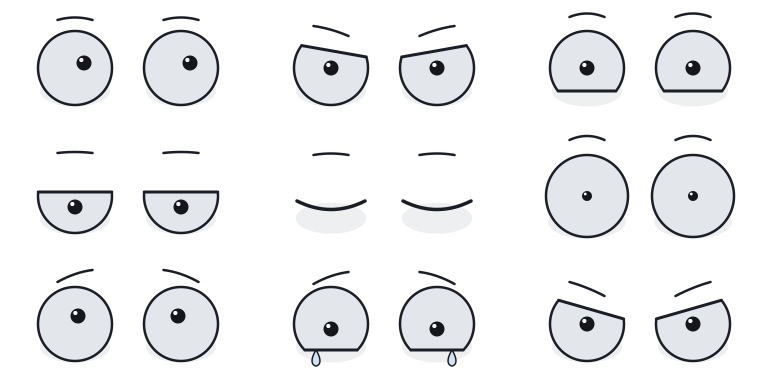
#> input picture assets/texturas/aldeao/olhos.png, 1536 x 768 px, found by its file name (shown at 1/2 size)
$ python comparar_ajuste.py ../../../assets/modelos/aldeao_v2/rosto
#> lines starting #> are read from the running program, lines starting #| are printed output that depends on the picture
### tools/arte/aldeao_v2/desenhar_rosto.py
"""Atlas de expressões do aldeão v2 na direção A1 "Fundos" (aprovada em 29/09/2026): olhos.png, boca.png e
rosto.json no formato do contrato, mais três prévias.

Estilo: olho afundado, sem sobrancelhas; linha de tinta #1B1620 só na pálpebra de cima (grossa no meio, afinando
nas pontas, mais pesada por fora); pálpebra de baixo quase sem linha; esclera branco osso #EDE6D6 com a sombra
da pálpebra no alto; olheira #2B2140 com borda definida por dentro e desfoque só por fora, cobrindo a bolsa;
assimetria (olho direito menor e mais alto, pupilas sem focar no mesmo ponto); tristeza como padrão. Sombreado
sem direção de luz (a luz é do jogo). Cada expressão lê pela silhueta do olho (pálpebras + olheira) a 48 px.

Desenho em 6x, em coordenadas de um rosto de 256 px, e recorto duas janelas: a dos olhos (com a olheira inteira,
desfoque incluído) vira a célula 512x320 (8:5), a da boca vira 256x128 (2:1). Margem transparente de 16 px por
célula, conferida. Olhos 3x3, boca 4x2 (última célula vazia). Índice 0 = padrão.

Uso: uv run desenhar_rosto.py
"""

import json
import math
import random
from pathlib import Path

import numpy as np
from PIL import Image, ImageChops, ImageDraw, ImageFilter, ImageFont

ROOT = Path(__file__).resolve().parents[3]
OUT = ROOT / "assets/modelos/aldeao_v2/rosto"
PREVIEWS = ROOT / "assets/previews/aldeao_v2"
FONT = "/System/Library/Fonts/Supplemental/Arial.ttf"

S = 6  # desenha em 6x
FACE = 256  # o rosto de referência em que tudo é desenhado
MARGIN = 16  # px transparentes por célula (contrato: pelo menos 8)
EYE_CELL, EYE_GRID = (512, 320), (3, 3)
MOUTH_CELL, MOUTH_GRID = (256, 128), (4, 2)
# Janelas no rosto de 256 px que viram as células (mesma proporção das células).
EYE_WINDOW = (24, 78, 232, 208)  # 208 x 130 = 8:5
MOUTH_WINDOW = (110, 170, 174, 202)  # 64 x 32 = 2:1

INK = (27, 22, 32)  # #1B1620
BONE = (237, 230, 214)  # #EDE6D6
SHADOW = (43, 33, 64)  # #2B2140
SKIN = (174, 191, 211)  # só nas prévias
MOUTH_IN = (42, 30, 39)
MOIST = (246, 243, 236)
TWILIGHT = (106, 91, 124)  # #6A5B7C
CAVITY = tuple(round(b * 0.62 + s * 0.38) for b, s in zip(BONE, SHADOW))

# Olhos 30% maiores dentro da mesma célula (pedido de 29/09/2026: o GDD pede olhos enormes); os centros
# aproximam um pouco para caber com a olheira. O direito menor e mais alto.
EYE_SCALE = 1.3
L, R = (88, 124), (168, 118)

EYES = ["aberto", "fechado", "meio_fechado", "arregalado", "feliz", "apertado", "preocupado", "bravo", "lagrima"]
MOUTHS = ["entreaberta", "sorriso", "o", "tensa", "triste", "brava", "dormindo"]
EXPRESSIONS = {
    "distraido": ("aberto", "entreaberta"),
    "esforco": ("apertado", "tensa"),
    "feliz": ("feliz", "sorriso"),
    "sonolento": ("meio_fechado", "entreaberta"),
    "dormindo": ("fechado", "dormindo"),
    "espantado": ("arregalado", "o"),
    "preocupado": ("preocupado", "triste"),
    "chorando": ("lagrima", "triste"),
    "bravo": ("bravo", "brava"),
}


# ---------- traço de tinta ----------

class Noise:
    # [4 lines left out: function __init__, not called in this run]

    def __call__(self, t: float) -> float:
        return sum(a * math.sin(math.tau * f * t + p) for f, p, a in self.parts) / self.total


def sp(points):
    return [(x * S, y * S) for x, y in points]


def disc(draw, center, r, color):
    x, y = center
    draw.ellipse([(x - r) * S, (y - r) * S, (x + r) * S, (y + r) * S], fill=color)


def bezier(p0, p1, p2, n=40):
    return [((1 - t) ** 2 * p0[0] + 2 * (1 - t) * t * p1[0] + t * t * p2[0],
             (1 - t) ** 2 * p0[1] + 2 * (1 - t) * t * p1[1] + t * t * p2[1]) for t in (i / n for i in range(n + 1))]


def arc(p0, p2, apex_y, n=40):
    yc = 2 * apex_y - 0.5 * (p0[1] + p2[1])
    return bezier(p0, ((p0[0] + p2[0]) / 2, yc), p2, n)


# [23 lines left out: function stroke, not called in this run]


def taper(width, outer_weight=0.3):
    return lambda t: width * math.sin(math.pi * t) ** 0.55 * (1 + outer_weight / 2 - outer_weight * t)


# ---------- olho ----------

class Eye:
    """Forma do olho: canto de dentro, canto de fora (caído), arco de cima e de baixo.
    side=+1: olho esquerdo na tela (o canto de dentro fica à direita)."""

    # [237 lines left out: functions __init__, inside, straight_lid, lid, floor, olheira and 7 more, not called in this run]


def cell_from(face: Image.Image, window, cell_size) -> Image.Image:
    x0, y0, x1, y1 = window
    return face.crop((x0 * S, y0 * S, x1 * S, y1 * S)).resize(cell_size, Image.LANCZOS)


# [18 lines left out: function atlas, not called in this run]


# ---------- prévias ----------

def head() -> Image.Image:
    """Esfera sombreada sem direção de luz: pele com vinheta nas bordas."""
    big = FACE * S
    base = Image.new("RGBA", (big, big), (0, 0, 0, 0))
    ImageDraw.Draw(base).ellipse(sp([(18, 12), (238, 248)]), fill=(*SKIN, 255))
    shade = Image.new("L", (big, big), 0)
    sd = ImageDraw.Draw(shade)
    for i in range(10):
        k = i / 10
        sd.ellipse(sp([(18 + 110 * k, 12 + 118 * k), (238 - 110 * k, 248 - 118 * k)]), fill=int(70 * (1 - k)))
    shade = shade.filter(ImageFilter.GaussianBlur(8 * S))
    dark = Image.new("RGBA", (big, big), (*SHADOW, 0))
    dark.putalpha(ImageChops.multiply(shade, base.getchannel("A")))
    base.alpha_composite(dark)
    return base


def face_from_atlas(eyes, mouths, eye_name, mouth_name) -> Image.Image:
    """Monta o rosto a partir das CÉLULAS do atlas (confere o recorte), sobre a esfera, em 256 px."""
    tile = head().resize((FACE, FACE), Image.LANCZOS)
    ew, eh = EYE_CELL
    mw, mh = MOUTH_CELL
    e = EYES.index(eye_name)
    cell = eyes.crop(((e % 3) * ew, (e // 3) * eh, (e % 3 + 1) * ew, (e // 3 + 1) * eh))
    x0, y0, x1, y1 = EYE_WINDOW
    tile.alpha_composite(cell.resize((x1 - x0, y1 - y0), Image.LANCZOS), (x0, y0))
    m = MOUTHS.index(mouth_name)
    cell = mouths.crop(((m % 4) * mw, (m // 4) * mh, (m % 4 + 1) * mw, (m // 4 + 1) * mh))
    x0, y0, x1, y1 = MOUTH_WINDOW
    tile.alpha_composite(cell.resize((x1 - x0, y1 - y0), Image.LANCZOS), (x0, y0))
    return tile


def twilight(tile: Image.Image) -> Image.Image:
    rgb = ImageChops.multiply(tile.convert("RGB"), Image.new("RGB", tile.size, TWILIGHT))
    return Image.merge("RGBA", (*rgb.split(), tile.getchannel("A")))


# [54 lines left out: functions previews, main, not called in this run]


# [2 lines that do not run on import are left out]

### tools/arte/aldeao_v2/comparar_ajuste.py
"""Compara o atlas de antes e o de depois do ajuste de feliz, preocupado e bravo (29/09/2026): cada expressão em
96 px sobre a esfera, multiplicada pelo roxo do crepúsculo (#6A5B7C), antes em cima e depois embaixo.

Uso: uv run comparar_ajuste.py <pasta_com_olhos_e_boca_de_antes>
"""

import sys
from pathlib import Path

from PIL import Image, ImageDraw, ImageFont

from desenhar_rosto import EXPRESSIONS, FONT, INK, OUT, PREVIEWS, ROOT, face_from_atlas, twilight

SIZE = 96
KINDS = ["feliz", "preocupado", "bravo"]


def main() -> None:
    before_dir = Path(sys.argv[1])
    sets = [("antes", Image.open(before_dir / "olhos.png"), Image.open(before_dir / "boca.png")),
            ("depois", Image.open(OUT / "olhos.png"), Image.open(OUT / "boca.png"))]
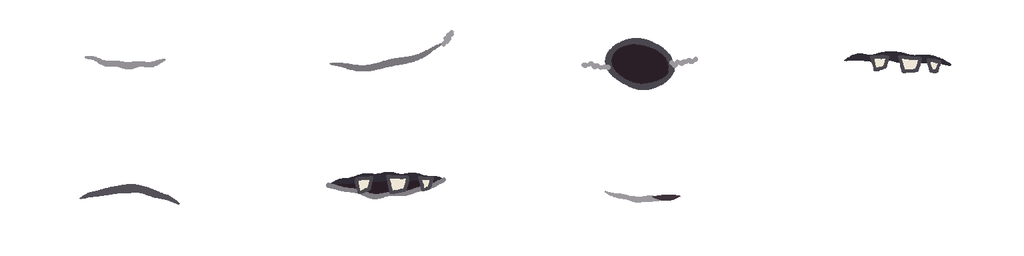
#> input picture assets/modelos/aldeao_v2/rosto/boca.png, 1024 x 256 px
    font = ImageFont.truetype(FONT, 15)
    gap, label_w = 12, 70
    sheet = Image.new("RGBA", (label_w + (SIZE + gap) * len(KINDS) + gap, (SIZE + gap) * 2 + gap + 22), (58, 50, 70, 255))
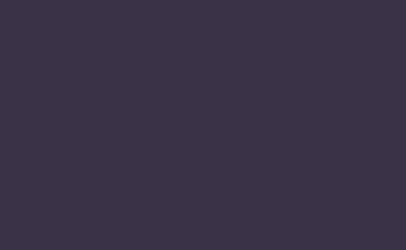
#> sheet: PIL image 406x250 RGBA; mean R, G, B, A 58, 50, 70, 255
    d = ImageDraw.Draw(sheet)
    for c, kind in enumerate(KINDS):
        d.text((label_w + gap + c * (SIZE + gap), 4), kind, fill=(220, 214, 226), font=font)
    for r, (label, eyes, mouths) in enumerate(sets):
        y = 22 + gap + r * (SIZE + gap)
        d.text((8, y + SIZE // 2 - 8), label, fill=(220, 214, 226), font=font)
        for c, kind in enumerate(KINDS):
            e, m = EXPRESSIONS[kind]
            tile = face_from_atlas(eyes, mouths, e, m).resize((SIZE, SIZE), Image.LANCZOS)
            sheet.alpha_composite(twilight(tile), (label_w + gap + c * (SIZE + gap), y))
#> this loop made 2 passes
#> (r, label, y) on passes 1 to 2: (0, 'antes', 34), (1, 'depois', 142)
#> pass 1, in head, `shade = shade.filter(ImageFilter.GaussianBlur(8 * S))`:
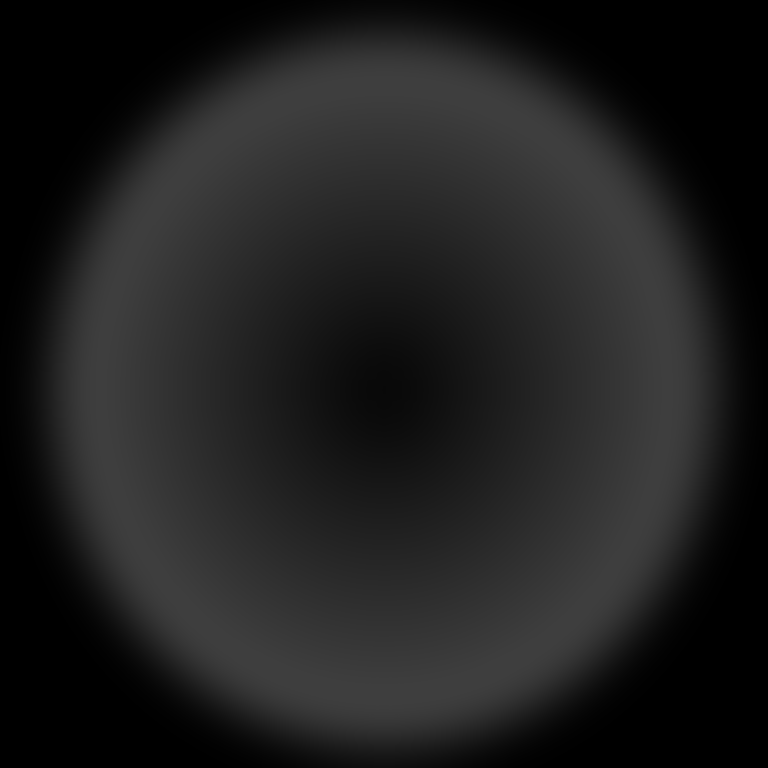
#> shade: PIL image 1536x1536 L (shown at 1/2 size); min 0, max 62, mean 31.1
#> after the loop:
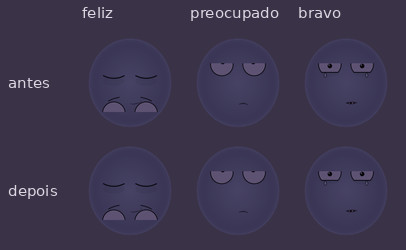
#> sheet: PIL image 406x250 RGBA; mean R, G, B, A 61, 54, 77.8, 255
#> after the loop:
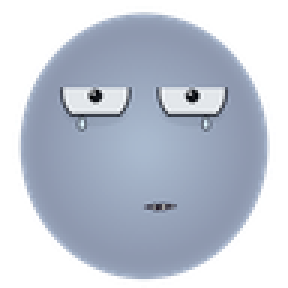
#> tile: PIL image 96x96 RGBA (shown 3 times larger); mean R, G, B, A 102.6, 110.4, 124.4, 158.9; transparent parts drawn white
    out = PREVIEWS / "comparacao_ajuste.png"
    sheet.convert("RGB").save(out)
    print(out.relative_to(ROOT))
#| assets/previews/aldeao_v2/comparacao_ajuste.png


if __name__ == "__main__":
    main()
